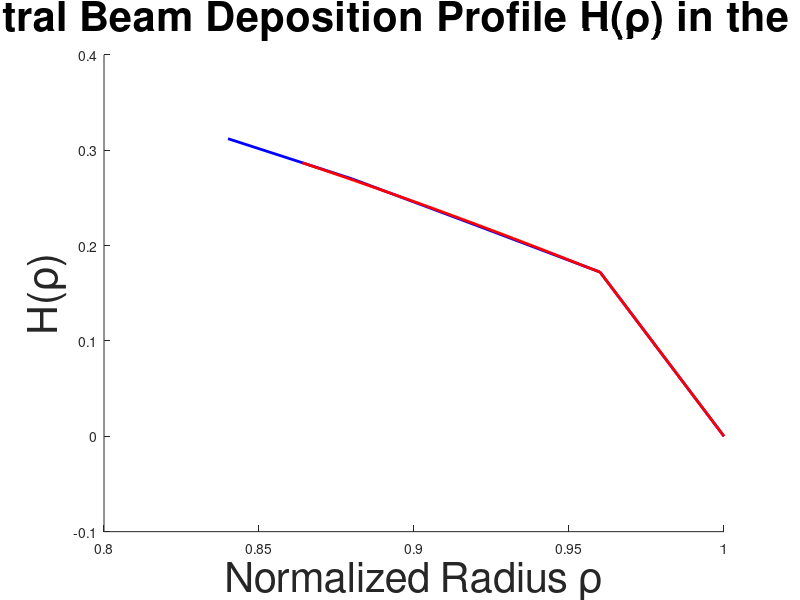
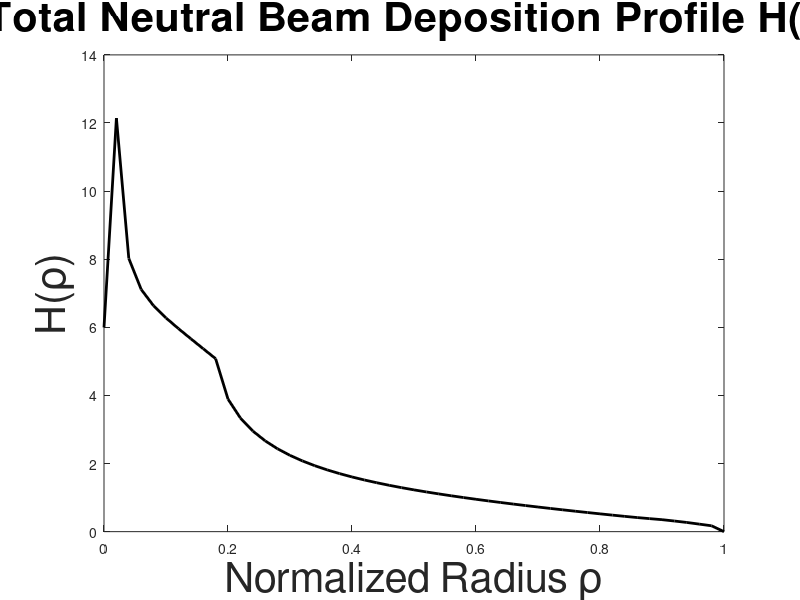

MATLAB code for these plots, in order:
close all
clear all
clc
%converts NBeams deposition profile ranging from rho = [0,1] to rho =
%[0.864,1] for GTEDGE.
%Uses a quadratic fit for data up to n-1 points and a line for the last 2
%points
%change 'd' to hofr_1 from NBeams
%output nbdep goes directly into soldata input file
%output nbsr is neutral beam source rate to core before IOL is calculated
%--------------------------------------------------------------------------
%INPUTS
%define deposition profile from NBeams
d = [.59976E+01
.12143E+02
.80229E+01
.71124E+01
.66318E+01
.62760E+01
.59631E+01
.56653E+01
.53718E+01
.50801E+01
.38927E+01
.33362E+01
.29553E+01
.26654E+01
.24326E+01
.22403E+01
.20772E+01
.19364E+01
.18135E+01
.17042E+01
.16060E+01
.15172E+01
.14361E+01
.13612E+01
.12916E+01
.12268E+01
.11660E+01
.11083E+01
.10534E+01
.10011E+01
.95065E+00
.90222E+00
.85559E+00
.81030E+00
.76611E+00
.72330E+00
.68151E+00
.64051E+00
.60043E+00
.56119E+00
.52282E+00
.48530E+00
.44878E+00
.41370E+00
.38213E+00
.35185E+00
.31212E+00
.27004E+00
.22135E+00
.17225E+00
.00000E+00
];

rho = [ .00000
 .02000
 .04000
 .06000
 .08000
 .10000
 .12000
 .14000
 .16000
 .18000
 .20000
 .22000
 .24000
 .26000
 .28000
 .30000
 .32000
 .34000
 .36000
 .38000
 .40000
 .42000
 .44000
 .46000
 .48000
 .50000
 .52000
 .54000
 .56000
 .58000
 .60000
 .62000
 .64000
 .66000
 .68000
 .70000
 .72000
 .74000
 .76000
 .78000
 .80000
 .82000
 .84000
 .86000
 .88000
 .90000
 .92000
 .94000
 .96000
 .98000
1.00000
];

Pbeam = 8.66; %NBI Power [MW]
Enbi = 74000; %Beam energy [eV]
%--------------------------------------------------------------------------
%Define different rho vectors
rhoGT = [0.864,0.870,0.876,0.881,0.887,0.893,0.898,0.904,0.910,0.915,0.921,0.927,0.932,0.938,0.944,0.9490,...
        0.955,0.960,0.966,0.972,0.977,0.983,0.989,0.994,1.000]';
rhoNB = [0:0.04:1.0]';

%cut NB output down to coarse mesh in edge region
cd = d(end-4:end);
crho = rhoNB(end-4:end);

%fit parabola to n-1 coarse deposition points
coefs1 = polyfit(crho(1:end-1),cd(1:end-1),2);
parabola = polyval(coefs1,rhoGT(1:end-7));

%fit last 2 points of coarse deposition to line
coefs2 = polyfit(crho(end-1:end),cd(end-1:end),1);
line = polyval(coefs2,rhoGT(end-7:end));

%plots
nbdep = [parabola(1:end-1);line];
figure(1)
hold on
plot(rhoNB(end-4:end),d(end-4:end),'b','LineWidth',2)
plot(rhoGT,nbdep,'r','LineWidth',2)
title('Neutral Beam Deposition Profile H(\rho) in the Edge','FontSize',30)
xlabel('Normalized Radius \rho','FontSize',30)
ylabel('H(\rho)','FontSize',30)

figure(2)
plot(rho,d,'k','LineWidth',2)
title('Total Neutral Beam Deposition Profile H(\rho)','FontSize',30)
xlabel('Normalized Radius \rho','FontSize',30)
ylabel('H(\rho)','FontSize',30)

%--------------------------------------------------------------------------
%print output
num = 1:length(d);
% for k = 1:length(num)
%     fprintf(1,'nbdep(%0.0f) = %8.4f\n',num(k),nbdep(k))
% end

for k = 1:length(num)
    fprintf(1,'      NBrho(%0.0f) = %8.4f\n',num(k),rho(k))
end

for k = 1:length(num)
    fprintf(1,'      nbdep(%0.0f) = %8.4f\n',num(k),d(k))
end

%nbsr = 0.624e25*Pbeam/Enbi*trapz(rhoNB,d);
%fprintf(1,'nbsr = %8.3e',nbsr)
    